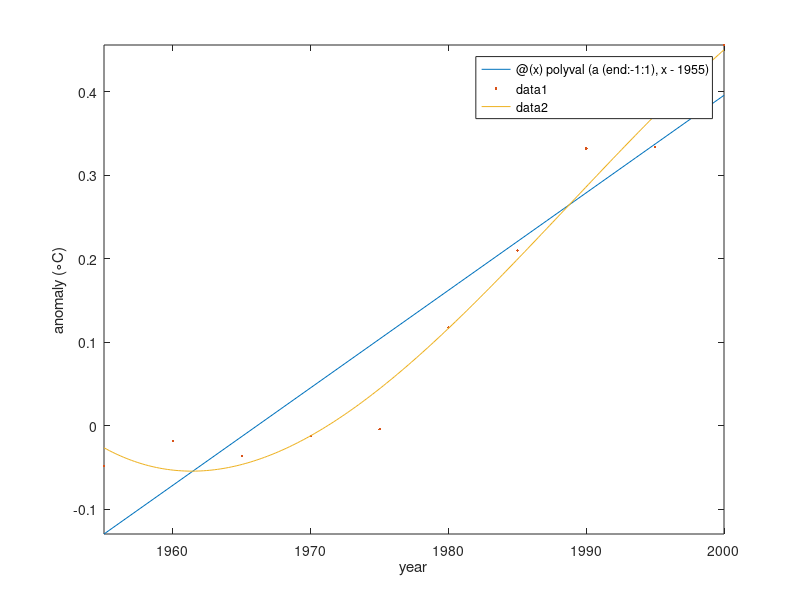

Write MATLAB code to recreate this figure.
%% 
% Here are the 5-year temperature averages again.
year = (1955:5:2000)';
y = [ -0.0480; -0.0180; -0.0360; -0.0120; -0.0040;
    0.1180; 0.2100; 0.3320; 0.3340; 0.4560 ];

%%
% The standard best-fit line results from using a linear polynomial that
% meets the least squares criterion. 
t = year - 1955;             % better matrix conditioning later
V = [ t.^0 t ];    % Vandermonde-ish matrix
a = V\y;
f = @(x) polyval(a(end:-1:1),x-1955);
fplot(f,[1955 2000])
hold on, plot(year,y,'.')
xlabel('year'), ylabel('anomaly ({\circ}C)'), axis tight   % ignore this line
%%
% If we use a global cubic polynomial, the points are fit more closely.
V = [ t.^0 t t.^2 t.^3];    % Vandermonde-ish matrix
a = V\y;   f = @(x) polyval(a(end:-1:1),x-1955);
fplot(f,[1955 2000]) 

%%
% If we were to continue increasing the degree of the polynomial, the
% residual at the data points would get smaller, but overfitting would
% increase.
